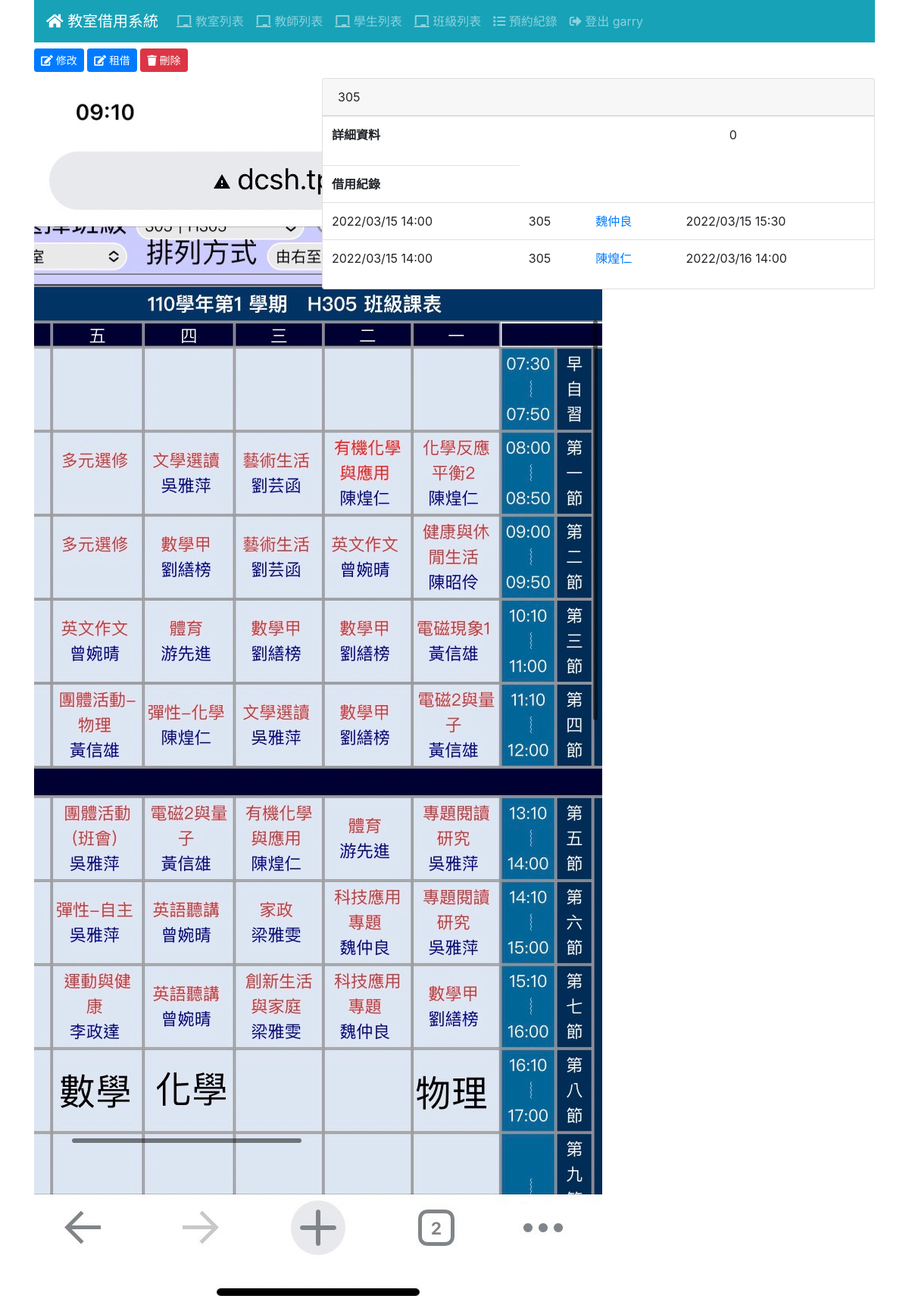
Screenshot of /room/1/ (signed in) with the database file from the repository.
### room/models.py (models this page shows)
class Room(Model):
    ST_OPTIONS = [
        (0,'使用中'),
        (1,'開放使用')
    ]
    name = CharField('教室名稱', max_length=48)
    preface = ImageField('教室圖片', blank=True)
    detail = TextField('詳細資訊', blank=True)
    status = IntegerField('狀態', default=0 , choices=ST_OPTIONS)

### log/models.py (models this page shows, shortened)
class Log(Model):
    ST_OPTIONS = [
        (0,'即將使用'),
        (1,'使用中'),
        (2,'使用完畢')
    ]
    teacher = ForeignKey(Teacher, CASCADE)
    room = ForeignKey(Room, CASCADE)
    reserve = DateTimeField('登記時間', null=True)
    end = DateTimeField('結束使用時間', null=True)
    workstatus = IntegerField('資料狀態', default=0 , choices=ST_OPTIONS)

### teacher/models.py (models this page shows, shortened)
class Teacher(Model):
    realname = CharField('姓名', max_length=32)
    tea_classes=models.ManyToManyField(Classes)
    tel = CharField('連絡電話', max_length=10)
    role= CharField('職稱', max_length=20)  #ex:訓育組長、教務主任、高中部數學老師
    cardid= CharField('卡號', max_length=30)

### room/views.py (the view)
# urls.py: path('<int:pk>/', RoomView.as_view(), name='room_view'),
class RoomView(LoginRequiredMixin, DetailView):
    model = Room
    ordering = ['name']
    paginate_by = 20

### templates/room/room_detail.html
{% extends "base.html" %}
{% block content %}
<div class="mb-2">
  <a href="{% url 'room_edit' room.id %}" class="btn btn-sm btn-primary">
    <i class="fas fa-edit"></i> 修改
  </a>
  <a href="{% url 'reverse_room' room.id %}" class="btn btn-sm btn-primary">
    <i class="fas fa-edit"></i> 租借
  </a>
  <a href="{% url 'room_delete' room.id %}" class="btn btn-sm btn-danger">
    <i class="fas fa-trash"></i> 刪除
  </a>
</div>
<div id="room-detail" class="row">
  <div class="col-md-4">
    <img src="{{ room.preface.url }}" alt="{{ room.name }}">
  </div>
  <div class="col-sm-8">
    <div class="card">
      <div class="card-header">{{ room.name }}</div>
      <table class="table">
        <tr>
          <th>詳細資料</th><td>{{ room.detail }}</td>
        </tr>
      </table>
      <table class="table">
        <tr>
          <th>借用紀錄</th>
          {% for log in room.log_set.all %}
            <tr>
              <td>{{ log.reserve|date:"Y/m/d H:i" }}</td>
              <td>
                {{ log.room.name }}
              </td>
               <td>
                <a href="{% url 'teacher_view' log.teacher.id %}">
                {{ log.teacher.realname }}
                </a>
              </td>
              <td>{{ log.end|date:"Y/m/d H:i" }}</td>
            </tr>
          {% endfor %}
        </tr>
      </table>
    </div>
  </div>
</div>
{% endblock %}

### templates/navbar.html (shortened to what this page needs)
<nav class="navbar navbar-expand-md navbar-dark bg-info mb-2">
    <a class="navbar-brand" href="/"><i class="fas fa-home"></i> 教室借用系統</a>
    <div class="collapse navbar-collapse" id="navbarNav">
      <ul class="navbar-nav">
        <li class="nav-item">
            <a href="{% url 'room_list' %}" class="nav-link">
              <i class="fas fa-chalkboard"></i> 教室列表
            </a>
        </li>
        {% if user.is_authenticated %}
        <li class="nav-item">
          <a href="{% url 'teacher_list' %}" class="nav-link">
            <i class="fas fa-chalkboard"></i> 教師列表
          </a>
        </li>
        <li class="nav-item">
          <a href="{% url 'student_list' %}" class="nav-link">
            <i class="fas fa-chalkboard"></i> 學生列表
          </a>
        </li>
        <li class="nav-item">
          <a href="{% url 'classes_list' %}" class="nav-link">
            <i class="fas fa-chalkboard"></i> 班級列表
          </a>
        </li>
        <li class="nav-item">
          <a href="{% url 'log_list' %}" class="nav-link">
            <i class="fas fa-list"></i> 預約紀錄
          </a>
        </li>
        <li class="nav-item">
          <a href="{% url 'logout' %}" class="nav-link">
            <i class="fas fa-sign-out-alt"></i> 登出 {{ user.username }}
          </a>
        </li>
        {% else %}
        <li class="nav-item">
          <a href="{% url 'login' %}" class="nav-link">
            <i class="fas fa-sign-in-alt"></i>登入
          </a>
        </li>
        {% endif %}
      </ul>
    </div>
  </nav>

### rows the page displays
Room: preface (picture), name "305", detail "0"
Log: reserve "2022/03/15 14:00", room.name "305", teacher.realname "魏仲良", end "2022/03/15 15:30"
Log: reserve "2022/03/15 14:00", room.name "305", teacher.realname "陳煌仁", end "2022/03/16 14:00"

### other values shown
{{ user.username }} "garry"
